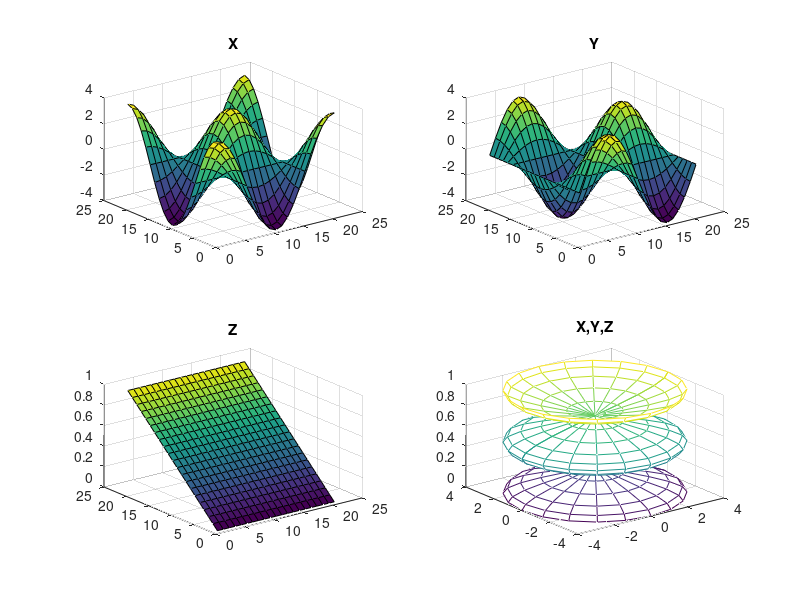

Write MATLAB code to recreate this figure.
f = 21;
c = (f - 32) * (5/9);

A = [1 3 5];
max(A);

B = [2 4 6];
max(A, B);

[a,b] = max(A);

disp('hello world');
x = 0:pi/100:2*pi;
y = sin(x);
plot(x, y, 'b--');
xlabel('x')
ylabel('sin(x)')
title('Plot of the Sine Function')

hold on

y2 = cos(x);
plot(x,y2,'r:');
legend('sin','cos');

hold off

[X,Y] = meshgrid(-2:.2:2);
Z = X .* exp(-X.^2 - Y.^2);
surf(X,Y,Z);

t = 0:pi/10:2*pi;
[X,Y,Z] = cylinder(4*cos(t));
subplot(2,2,1); surf(X); title('X');
subplot(2,2,2); surf(Y); title('Y');
subplot(2,2,3); surf(Z); title('Z');
subplot(2,2,4); mesh(X,Y,Z); title('X,Y,Z');